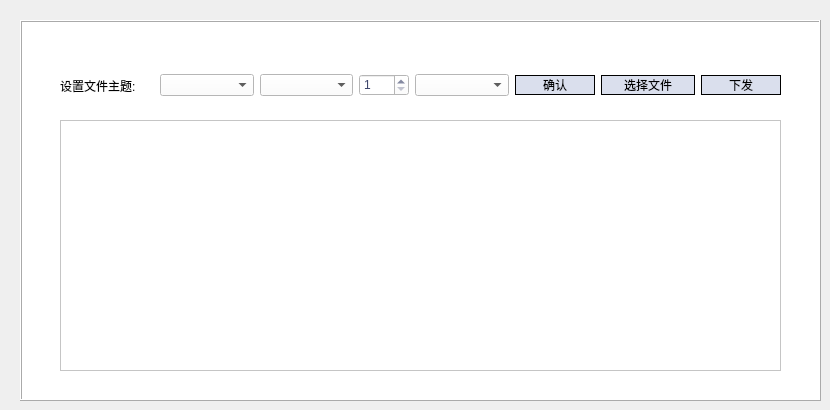
       <widget class="QWidget" name="page_10">
        <widget class="QFrame" name="frame_10">
         <property name="geometry">
          <rect>
           <x>20</x>
           <y>20</y>
           <width>801</width>
           <height>381</height>
          </rect>
         </property>
         <property name="styleSheet">
          <string notr="true">background-color: rgb(255, 255, 255);</string>
         </property>
         <property name="frameShape">
          <enum>QFrame::Box</enum>
         </property>
         <property name="frameShadow">
          <enum>QFrame::Raised</enum>
         </property>
         <widget class="QWidget" name="horizontalLayoutWidget_2">
          <property name="geometry">
           <rect>
            <x>40</x>
            <y>50</y>
            <width>721</width>
            <height>31</height>
           </rect>
          </property>
          <layout class="QHBoxLayout" name="horizontalLayout_13">
           <item>
            <widget class="QLabel" name="label_30">
             <property name="styleSheet">
              <string notr="true">font: 11pt &quot;微软雅黑&quot;;</string>
             </property>
             <property name="text">
              <string>设置文件主题:</string>
             </property>
            </widget>
           </item>
           <item>
            <widget class="QComboBox" name="fileTopic1">
             <property name="styleSheet">
              <string notr="true">font: 11pt &quot;微软雅黑&quot;;
</string>
             </property>
            </widget>
           </item>
           <item>
            <widget class="QComboBox" name="fileTopic2">
             <property name="styleSheet">
              <string notr="true">font: 11pt &quot;微软雅黑&quot;;
</string>
             </property>
            </widget>
           </item>
           <item>
            <widget class="QSpinBox" name="fileTopicNum">
             <property name="maximumSize">
              <size>
               <width>50</width>
               <height>16777215</height>
              </size>
             </property>
             <property name="styleSheet">
              <string notr="true">font: 11pt &quot;微软雅黑&quot;;
color: rgb(60, 68, 106);

background-color: rgb(255, 255, 255);</string>
             </property>
             <property name="minimum">
              <number>1</number>
             </property>
             <property name="maximum">
              <number>10</number>
             </property>
            </widget>
           </item>
           <item>
            <widget class="QComboBox" name="fileTopic3">
             <property name="styleSheet">
              <string notr="true">font: 11pt &quot;微软雅黑&quot;;
</string>
             </property>
            </widget>
           </item>
           <item>
            <widget class="QPushButton" name="fileTopicSet">
             <property name="maximumSize">
              <size>
               <width>80</width>
               <height>16777215</height>
              </size>
             </property>
             <property name="styleSheet">
              <string notr="true">QPushButton
{
font: 11pt &quot;微软雅黑&quot;;

color: black; 
background-color:rgb(218, 223, 237);                                       

	
border:1px groove black; 
border-style: outset;
}
QPushButton::hover
{ /*鼠标悬停在按钮上时*/
font: 11pt &quot;微软雅黑&quot;;
color: black;
 background-color: rgb(255, 255, 255);
border:1px groove black; 
border-style: outset;
}
QPushButton::pressed
{
font: 11pt &quot;微软雅黑&quot;;
color: black; 
border:1px groove black; 
	background-color: rgb(201, 206, 218);
border-style: outset;
}

                   </string>
             </property>
             <property name="text">
              <string>确认</string>
             </property>
            </widget>
           </item>
           <item>
            <widget class="QPushButton" name="selectDataFile">
             <property name="styleSheet">
              <string notr="true">QPushButton
{
font: 11pt &quot;微软雅黑&quot;;

color: black; 
background-color:rgb(218, 223, 237);                                       

	
border:1px groove black; 
border-style: outset;
}
QPushButton::hover
{ /*鼠标悬停在按钮上时*/
font: 11pt &quot;微软雅黑&quot;;
color: black;
 background-color: rgb(255, 255, 255);
border:1px groove black; 
border-style: outset;
}
QPushButton::pressed
{
font: 11pt &quot;微软雅黑&quot;;
color: black; 
border:1px groove black; 
	background-color: rgb(201, 206, 218);
border-style: outset;
}

                   </string>
             </property>
             <property name="text">
              <string>选择文件</string>
             </property>
            </widget>
           </item>
           <item>
            <widget class="QPushButton" name="sendFile">
             <property name="maximumSize">
              <size>
               <width>80</width>
               <height>16777215</height>
              </size>
             </property>
             <property name="styleSheet">
              <string notr="true">QPushButton
{
font: 11pt &quot;微软雅黑&quot;;

color: black; 
background-color:rgb(218, 223, 237);                                       

	
border:1px groove black; 
border-style: outset;
}
QPushButton::hover
{ /*鼠标悬停在按钮上时*/
font: 11pt &quot;微软雅黑&quot;;
color: black;
 background-color: rgb(255, 255, 255);
border:1px groove black; 
border-style: outset;
}
QPushButton::pressed
{
font: 11pt &quot;微软雅黑&quot;;
color: black; 
border:1px groove black; 
	background-color: rgb(201, 206, 218);
border-style: outset;
}

                   </string>
             </property>
             <property name="text">
              <string>下发</string>
             </property>
            </widget>
           </item>
          </layout>
         </widget>
         <widget class="QPlainTextEdit" name="fileLogShow">
          <property name="geometry">
           <rect>
            <x>40</x>
            <y>100</y>
            <width>721</width>
            <height>251</height>
           </rect>
          </property>
          <property name="styleSheet">
           <string notr="true">font: 9pt &quot;微软雅黑&quot;;</string>
          </property>
          <property name="readOnly">
           <bool>true</bool>
          </property>
         </widget>
        </widget>
       </widget>
